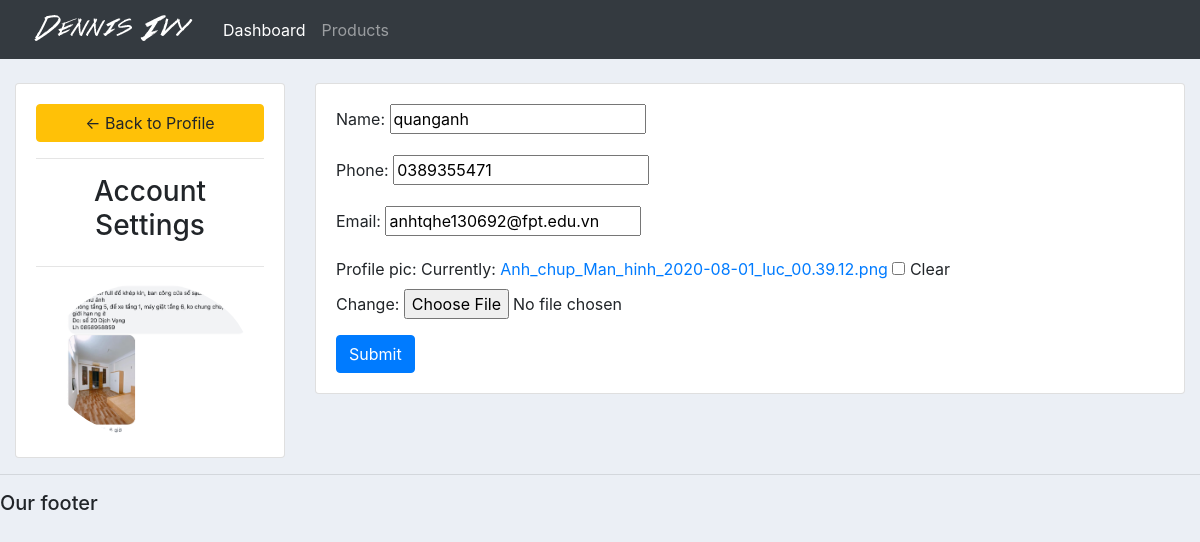
/account/ (signed in), run on the app's committed database.
### accounts/models.py (models this page shows, shortened)
class Customer(models.Model):
	user = models.OneToOneField(User, null=True, on_delete=models.CASCADE)
	name = models.CharField(max_length=200, null=True)
	phone = models.CharField(max_length=200, null=True)
	email = models.CharField(max_length=200, null=True)
	date_created = models.DateTimeField(auto_now_add=True, null=True)
	profile_pic = models.ImageField(null=True, blank=True)

### accounts/views.py (the view)
# urls.py: path('account/', views.account_setting, name='account')
def account_setting(request):
	customer = request.user.customer
	form = CustomerForm(instance=customer)
	if request.method == 'POST':
		form = CustomerForm(request.POST, request.FILES, instance=customer)
		if form.is_valid():
			form.save()
		return redirect('account')
	context = {
		'form': form
	}
	return render(request, 'accounts/account_setting.html', context)

### accounts/forms.py
class CustomerForm(ModelForm):
    class Meta:
        model = Customer
        fields = '__all__'
        exclude = ['user']

### accounts/templates/accounts/account_setting.html (shortened to what this page needs)
{%  extends 'accounts/main.html' %}
{% load static %}
{% block content %}
<br>
<div class="row">
	<div class="col-md-3">
		<div class="card card-body">
			<a class="btn btn-warning" href="{% url 'home' %}"> &#8592; Back to Profile</a>
			<hr>
			<h3 style="text-align: center">Account Settings</h3>
			<hr>
			<img class="profile-pic" src="{{ request.user.customer.profile_pic.url }}" >
		</div>
	</div>
	<div class="col-md-9">
		<div class="card card-body">
			<form method="POST" action="" enctype="multipart/form-data">
				{{form.as_p}}
			<input class="btn btn-primary" type="submit" name="Update Information">
			</form>
		</div>
	</div>
</div>
{% endblock %}

### static/css/main.css (style rules this page uses)
body { background-color: #ebeff5; }

### accounts/templates/accounts/account_setting.html (style rules this page uses)
.profile-pic { max-width: 200px; max-height:200px; margin: 0 auto; border-radius: 50%; }

### data on the page
Customer: name "quanganh", phone "0389355471", email "anhtqhe130692@fpt.edu.vn"
